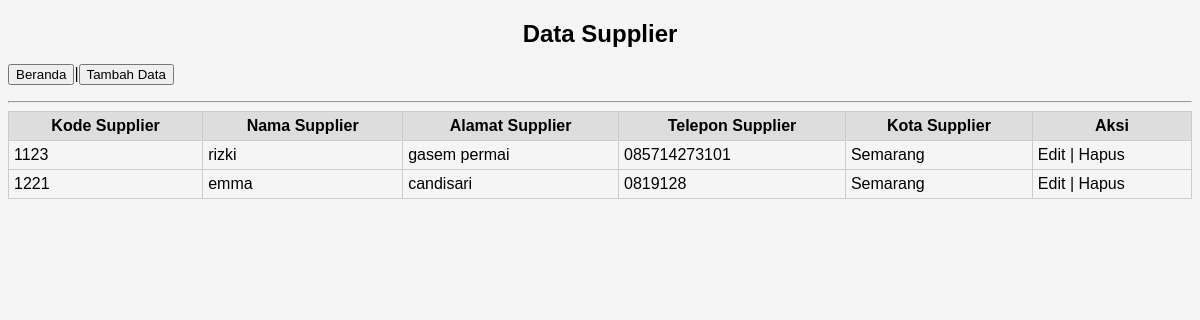
Screenshot of /supplier/data-supplier.php with the database file from the repository.
### tables this page shows
CREATE TABLE `supplier` (
  `kode_supplier` varchar(5) NOT NULL,
  `nama_supplier` varchar(50) NOT NULL,
  `alamat_supplier` varchar(100) NOT NULL,
  `telp_supplier` varchar(20) NOT NULL,
  `kota_supplier` varchar(20) NOT NULL
);

### supplier/data-supplier.php (the view, shortened to what this page needs)
<!DOCTYPE html>
<html lang="en">
<head>
    <link rel="stylesheet" href="css/data-supplier.css">
</head>
<body>
    <h1>Data Supplier</h1>
    <p><button><a href="../index.php">Beranda</a></button>|<button><a href="tambah-data.php">Tambah Data</a></button>
    <hr>
    <table border="1">
        <thead>
            <tr>
                <th>Kode Supplier</th>
                <th>Nama Supplier</th>
                <th>Alamat Supplier</th>
                <th>Telepon Supplier</th>
                <th>Kota Supplier</th>
                <th>Aksi</th>
            </tr>
        </thead>
        <tbody>
        <?php
            $conn = mysqli_connect("localhost", "root", "", "inventaris");
            $sql = "SELECT * FROM supplier";
            $result = mysqli_query($conn, $sql);
            while ($row = mysqli_fetch_assoc($result)) {
                echo "<tr>";
                echo "<td>" . $row["kode_supplier"] . "</td>";
                echo "<td>" . $row["nama_supplier"] . "</td>";
                echo "<td>" . $row["alamat_supplier"] . "</td>";
                echo "<td>" . $row["telp_supplier"] . "</td>";
                echo "<td>" . $row["kota_supplier"] . "</td>";
                echo "<td>";
                echo "<a href='edit-data.php?kode_supplier=" . $row["kode_supplier"] . "'>Edit</a> | ";
                echo "<a href='hapus-data.php?kode_supplier=" . $row["kode_supplier"] . "'>Hapus</a>";
                echo "</td>";
                echo "</tr>";
            }
        ?>
        </tbody>
    </table>
</body>
</html>

### supplier/css/data-supplier.css (style rules this page uses)
body { font-family: sans-serif; font-size: 16px; background-color: #f5f5f5; }
h1 { text-align: center; font-size: 24px; margin-top: 20px; }
table { width: 100%; border-collapse: collapse; }
th, td { border: 1px solid #ccc; padding: 5px; }
th { background-color: #ddd; }
a { text-decoration: none; color: #000; }

### rows the page displays
supplier: kode_supplier "1123", nama_supplier "rizki", alamat_supplier "gasem permai", telp_supplier "085714273101", kota_supplier "Semarang"
supplier: kode_supplier "1221", nama_supplier "emma", alamat_supplier "candisari", telp_supplier "0819128", kota_supplier "Semarang"
